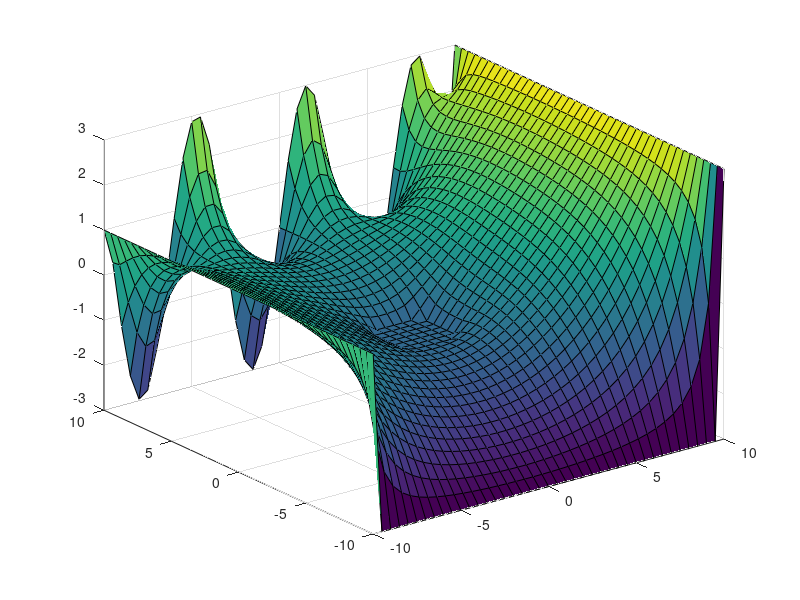
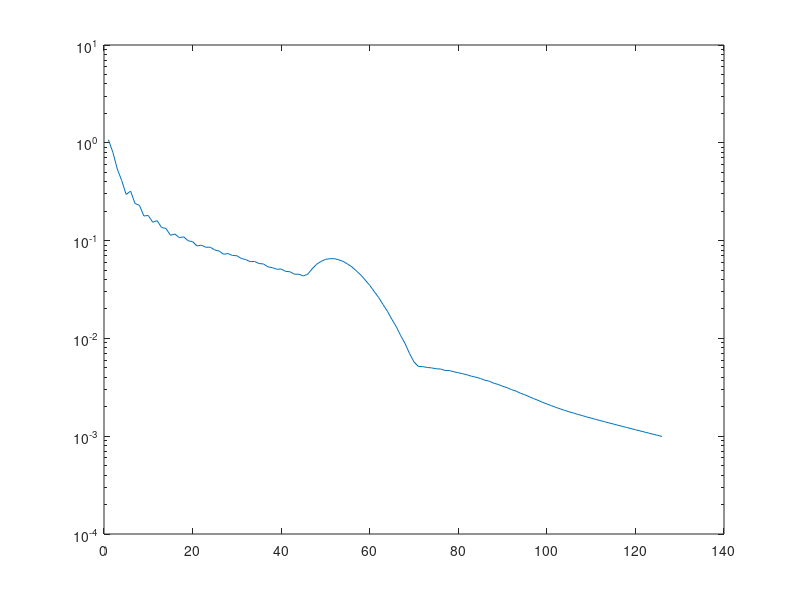

MATLAB code for these plots, in order:
clear all; % clears all the existing variables from memory
% three lines below set up the 2-D spatial grid
x=[-10:0.5:10]; % range of x values
y=[-10:0.5:10]; % range of y values
[X,Y]=meshgrid(x,y); % mesh the grid
% set boundaries
V=X.*0; % initialize all points to zero
% four boundary conditions below
V(1,:)=x.*0-3;
V(length(y),:)=3.*sin(x);
V(:,1)=y'.*0+1;
V(:,length(x))=y'.*0+3;
Vnew=V; % initialize Vnew
% perform relaxation
m=0;
cond=1;
while(cond>0.001)
    m=m+1;
    for i=2:(length(y)-1)
        for j=2:(length(x)-1)
            Vnew(i,j)=(1./4).*(Vnew(i-1,j)+V(i+1,j)+Vnew(i,j-1)+V(i,j+1));
            if((x(j)*x(j)+y(i)*y(i))<4) %add a circle in the space
            Vnew(i,j) = -1;
            end
        end
    end
    cond=max(max(abs(V-Vnew))) % calculate maximum change of any point
    e(m)=cond;
    %V=Vnew; % change this line for over/under relaxation
    %V=V*(.25) + Vnew*(.75) %Under
    V=V*(-.5) + Vnew*(1.5) %Over
    % plot current field
    surf(x,y,V);
    M(m)=getframe(gcf);
    % just in case it doesnt converge we need an out
    if(m>1000)
        cond=0;
        message='too many iterations'
    end
end
m
figure;
semilogy(e)